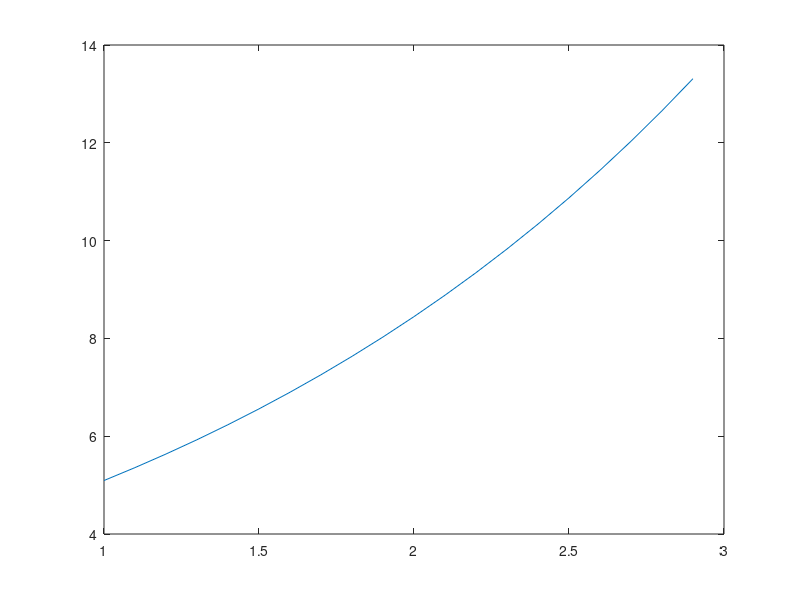

MATLAB code for this plot:
addpath(pwd)
function resultado = exponencial(suman,sumax,sumay,sumaX, sumaY, sumaX2,sumaXY)
    matrizCoef=[sumaX2 sumax ; sumaX suman];
    matrizInv= inv(matrizCoef);
    terminosInd = [sumaXY;sumaY];
    AB = matrizInv*(terminosInd);
    a = AB(1);
    b = e^AB(2);
   resultado = [a,b];

endfunction 

  
  function graficarExponencial(x1, x2, a, b)
  x = x1:0.1:x2;
  y = b*exp(a*x);
  plot(x,y);  
endfunction

%Ejemplo de clase
res = exponencial(5, 7.50, 33.33, 7.50, 9.404,11.875,14.422);
printf("Y = %d * e^(%d*X)\n", res(2), res(1));
graficarExponencial(1, 2.9, res(1), res(2));